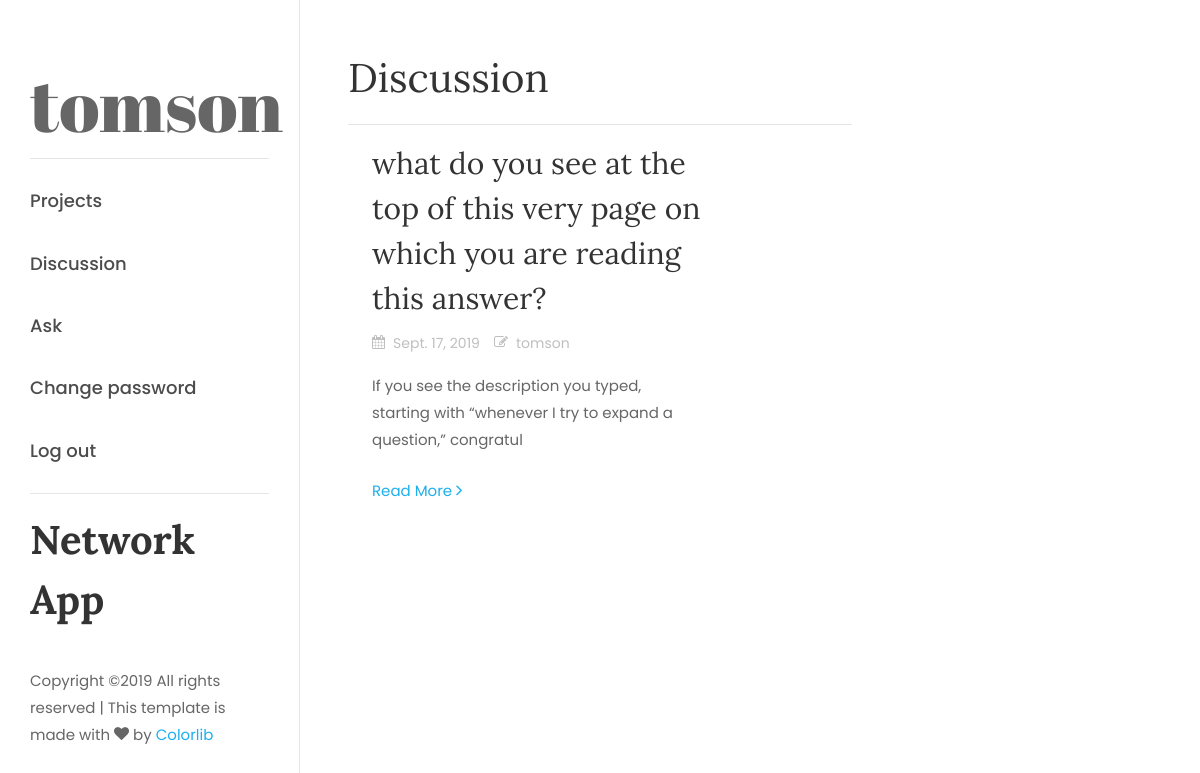
/QandA/ (signed in), run on the app's committed database.
### QandAboard/models.py (models this page shows)
class Post(models.Model):
    title = models.CharField(max_length=255)
    aut = models.CharField(max_length=255 )
    body = models.TextField()
    created_on = models.DateTimeField(auto_now_add=True)
    last_modified = models.DateTimeField(auto_now=True)

### QandAboard/views.py (the view)
# urls.py: path("", views.QandA_index, name="QandA_index"),
@login_required
def QandA_index(request):
    posts = Post.objects.all().order_by('-created_on')
    context = {
        "posts": posts,
    }
    return render(request, "QandA_index.html", context)

### social_network/templates/QandA_index.html
{% extends "base.html" %}
{% block page_content %}
<h1 >Discussion</h1>
<hr />
<div class="row">
    {% for post in posts %}
    <div class="col-md-12">
            <div class="blog-entry ftco-animate d-md-flex">
                <div class="text text-2 pl-md-4">
      <h3 class="mb-2">{{ post.title }}</h3>
      <div class="meta-wrap">
                        <p class="meta">
              <span><i class="icon-calendar mr-2" aria-hidden="true"></i>{{post.created_on.date }}</span>
              <span><i class="icon-edit mr-2" aria-hidden="true"></i>{{post.aut }}</span>
          </p>
      </div>
      <p class="mb-4">{{ post.body |slice:100  }}</p>
      <p><a href="{% url 'QandA_detail' post.pk%}" class="btn-custom">Read More <span class="ion-ios-arrow-forward"></span></a></p>
    </div>
            </div>
        </div>
    {% endfor %}
</div>
{% endblock %}

### social_network/templates/base.html (shortened to what this page needs)
<!DOCTYPE html>
<html lang="en">
		{% load static %}
	<head>
		<link rel="stylesheet" href="https://stackpath.bootstrapcdn.com/bootstrap/4.1.3/css/bootstrap.min.css">
		<link rel="stylesheet" href={% static "css/open-iconic-bootstrap.min.css" %}>
		<link rel="stylesheet" href={% static "css/animate.css" %}>
		<link rel="stylesheet" href={% static "css/k.css" %}>
		<link rel="stylesheet" href={% static "css/owl.carousel.min.css" %}>
		<link rel="stylesheet" href={% static "css/owl.theme.default.min.css" %}>
		<link rel="stylesheet" href={% static "css/magnific-popup.css" %}>
		<link rel="stylesheet" href={% static "css/aos.css" %}>
		<link rel="stylesheet" href={% static "css/ionicons.min.css" %}>
		<link rel="stylesheet" href={% static "css/bootstrap-datepicker.css" %}>
		<link rel="stylesheet" href={% static "css/jquery.timepicker.css" %}>
		<link rel="stylesheet" href={% static "css/flaticon.css" %}>
		<link rel="stylesheet" href={% static "css/icomoon.css" %}>
		<link rel="stylesheet" href={% static "css/style.css" %}>
	  </head>
  <body>
	<div id="colorlib-page">
		<aside id="colorlib-aside" role="complementary" class="js-fullheight" style="overflow: scroll;">
			<h6 id="colorlib-logo" class="mb-4" >{{user.username}} </h1>
			<nav id="colorlib-main-menu" role="navigation">
				<ul>
					{% if user.is_authenticated %}
					<hr />
					<li ><a class="nav-link"href="{% url 'board_index' %}">Projects</a></li>
					<li><a class="nav-link" href="{% url 'QandA_index' %}">Discussion</a></li>
					<li><a class="nav-link" href="{% url 'ask' %}">Ask</a></li>
					<li><a class="nav-link" href="{% url 'password_change' %}">Change password</a></li>
					<li><a class="nav-link" href="{% url 'logout' %}">Log out</a></li>
					{% else %}
					<li><a class="nav-link" href="{% url 'signup' %}">Sign up</a></li>
					<li><a class="nav-link" href="{% url 'login' %}" >Log in</a></li>
					{% endif %}
					<hr />
					<li><h1><b>Network <span>App</span></b></h1></li>
				</ul>
			</nav>
			<div class="footer">
				<br />
				<p class="pfooter">
	  Copyright &copy;<script>document.write(new Date().getFullYear());</script> All rights reserved | This template is made with <i class="icon-heart" aria-hidden="true"></i> by <a href="https://colorlib.com" target="_blank">Colorlib</a>
	  </p>
			</div>
		</aside>
		<div id="colorlib-main">
			<section class="ftco-section ftco-no-pt ftco-no-pb">
	    	<div class="container">
	    		<div class="row d-flex">
	    			<div class="col-xl-8 py-5 px-md-5">
							{% block page_content %}
							{% endblock %}
            </div>
          </div>
	    	</div>
	    </section>
		</div>
	</div>
  </body>
</html>

### social_network/static/css/icomoon.css (style rules this page uses)
[class^="icon-"], [class*=" icon-"] { font-family: 'icomoon' !important; speak: none; font-style: normal; font-weight: normal; font-variant: normal; text-transform: none; line-height: 1; -webkit-font-smoothing: antialiased; -moz-osx-font-smoothing: grayscale; }
.icon-heart:before { content: "\f004"; }
.icon-edit:before { content: "\f044"; }
.icon-calendar:before { content: "\f073"; }

### data on the page
Post: title "what do you see at the top of this very page on which you are reading this answer?", created_on "Sept. 17, 2019", aut "tomson", body "If you see the description you typed, starting with “whenever I try to expand a question,” congratul"

### other printed values
{{ user.username }} "tomson"
